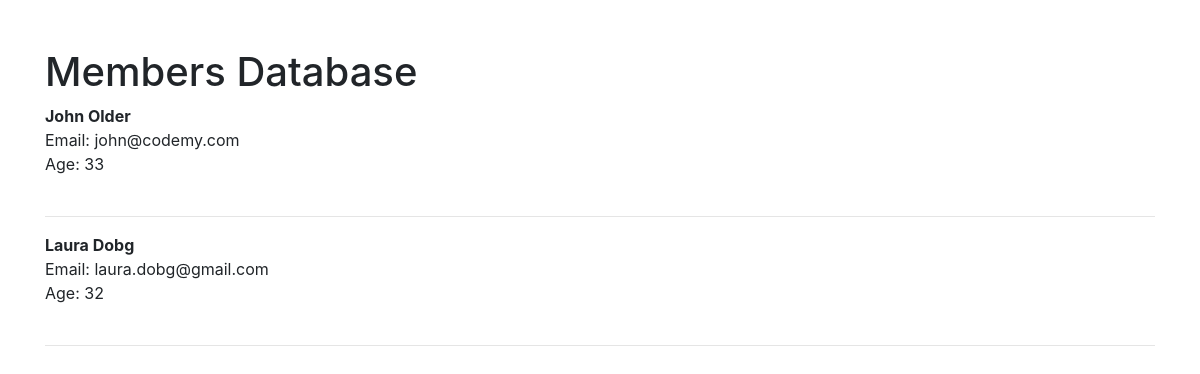
The app's page /, older data.
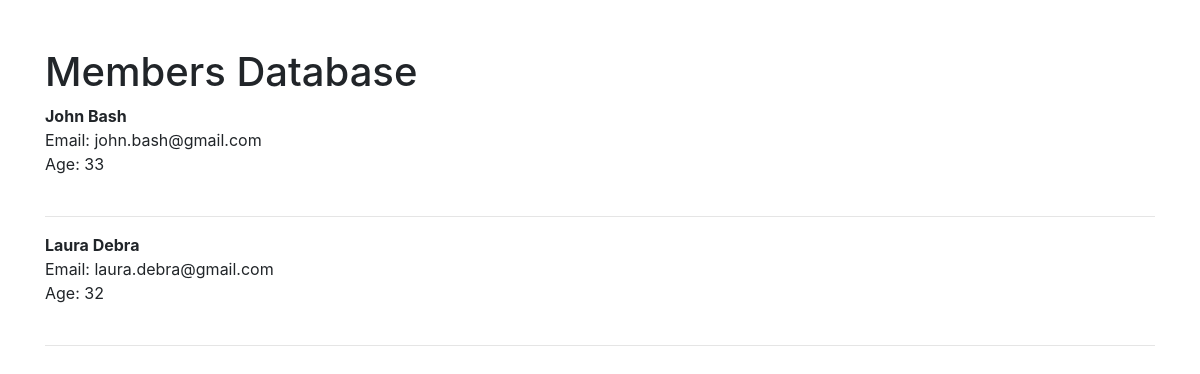
The same page, newer data.
### website/models.py (models this page shows, shortened)
class Members(models.Model):
    fname = models.CharField(max_length=50)
    lname = models.CharField(max_length=100)
    email = models.EmailField(max_length=100)
    passwd = models.CharField(max_length=50)
    age = models.CharField(max_length=3)

### website/views.py (the view)
# urls.py: 2. Add a URL to urlpatterns:  path('', views.home, name='home')
def home(request):
    all_members = Members.objects.all
    return render(request, 'home.html', {'all': all_members})

### website/templates/home.html
{% extends 'base.html' %}
{% block content %}
    <h1>Members Database</h1>
    {% for item in all %}
        <strong>{{ item.fname }} {{ item.lname }}</strong>
        <br/>
        Email: {{ item.email }}<br/>
        Age:  {{ item.age }}<br/><br/>
        <hr>
    {% endfor %}
{% endblock %}

Row changes from the older to the newer data that the page shows:
changed Members "John": lname "Older" → "Bash"; email "john@codemy.com" → "john.bash@gmail.com"
changed Members "Laura": lname "Dobg" → "Debra"; email "laura.dobg@gmail.com" → "laura.debra@gmail.com"
